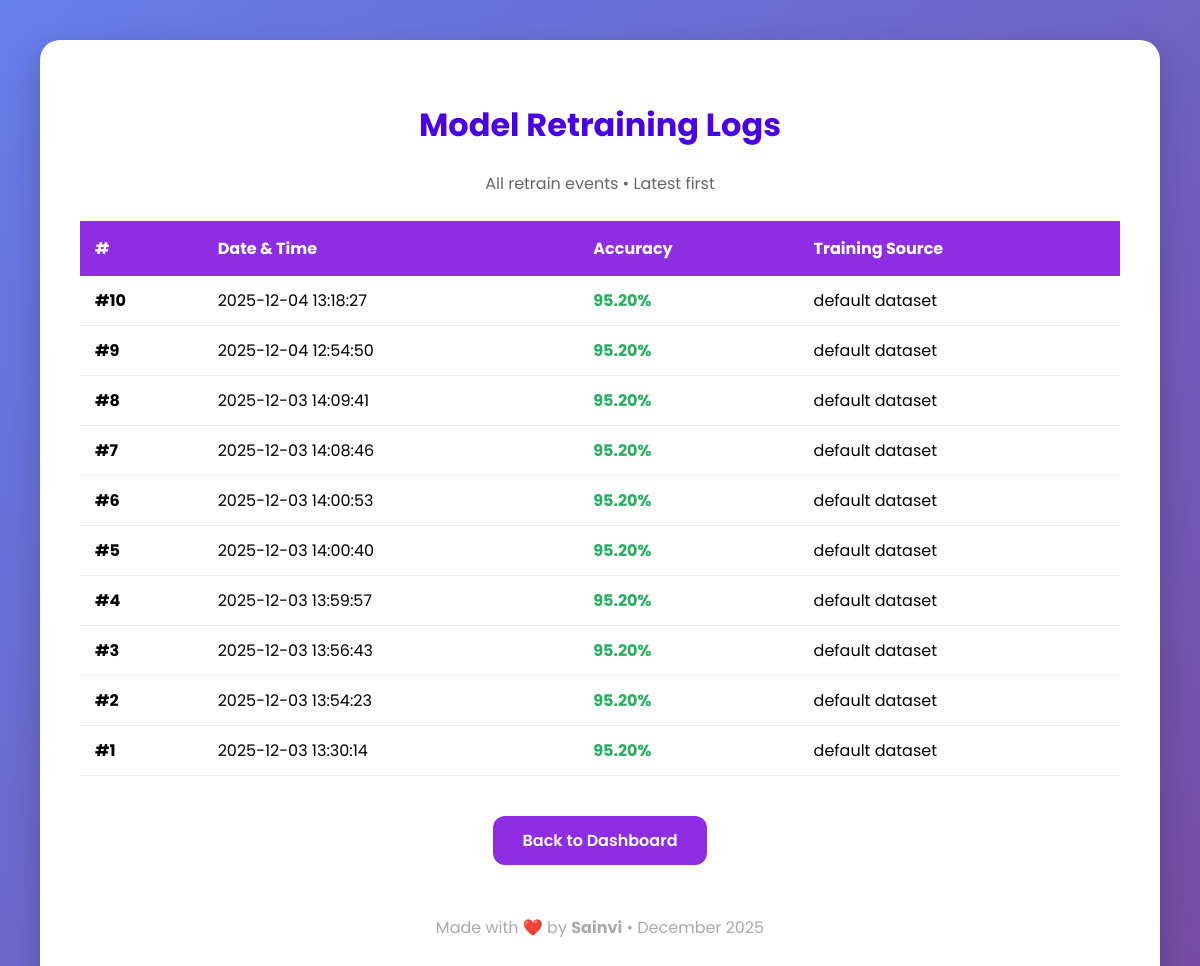
/retrain_logs (signed in), run on the app's committed database.
### tables this page shows
CREATE TABLE retrain_logs (
                id INTEGER PRIMARY KEY AUTOINCREMENT,
                accuracy REAL,
                training_source TEXT,
                timestamp DATETIME DEFAULT CURRENT_TIMESTAMP
            );

### app.py (the view)
@app.route('/retrain_logs')
def retrain_logs():
    if not session.get('admin'):
        return redirect('/admin_login')
    with sqlite3.connect(DB_NAME) as conn:
        conn.row_factory = sqlite3.Row
        cur = conn.cursor()
        cur.execute("SELECT id, timestamp, accuracy, training_source FROM retrain_logs ORDER BY id DESC")
        rows = cur.fetchall()
    return render_template('retrain_logs.html', rows=rows)

### templates/retrain_logs.html (shortened to what this page needs)
<!DOCTYPE html>
<html lang="en">
  <head>
  </head>
  <body>
    <div class="container">
      <h1>Model Retraining Logs</h1>
      <p style="text-align: center; color: #666">
        All retrain events • Latest first
      </p>
      {% if rows|length > 0 %}
      <table>
        <tr>
          <th>#</th>
          <th>Date & Time</th>
          <th>Accuracy</th>
          <th>Training Source</th>
        </tr>
        {% for row in rows %}
        <tr>
          <td><strong>#{{ loop.revindex }}</strong></td>
          <td>{{ row.timestamp }}</td>
          <td>
            <span
              class="{% if row.accuracy >= 95 %}accuracy-high{% elif row.accuracy >= 90 %}accuracy-med{% else %}accuracy-low{% endif %}"
            >
              {{ "%.2f" % row.accuracy }}%
            </span>
          </td>
          <td>{{ row.training_source }}</td>
        </tr>
        {% endfor %}
      </table>
      {% else %}
      <p class="no-logs">
        No retraining events yet.<br />Click "Retrain Model" on the dashboard to
        start!
      </p>
      {% endif %}
      <div style="text-align: center; margin: 40px 0">
        <a href="/admin_dashboard" class="back">Back to Dashboard</a>
      </div>
      <footer>
        <p>Made with ❤️ by <strong>Sainvi</strong> • December 2025</p>
      </footer>
    </div>
  </body>
</html>

### templates/retrain_logs.html (style rules this page uses)
body { font-family: "Poppins", sans-serif; background: linear-gradient(135deg, #667eea 0%, #764ba2 100%); margin: 0; padding: 40px; min-height: 100vh; }
.container { max-width: 1100px; margin: auto; background: white; padding: 40px; border-radius: 20px; box-shadow: 0 15px 35px rgba(0, 0, 0, 0.2); }
h1 { text-align: center; color: #4a00e0; }
table { width: 100%; border-collapse: collapse; margin: 25px 0; background: white; }
th { background: #8e2de2; color: white; padding: 15px; text-align: left; }
td { padding: 12px 15px; border-bottom: 1px solid #eee; }
.accuracy-high { color: #27ae60; font-weight: bold; }
.back { display: inline-block; padding: 12px 30px; background: #8e2de2; color: white; text-decoration: none; border-radius: 12px; font-weight: 600; transition: 0.3s; }
footer { text-align: center; margin-top: 50px; color: #aaa; }

### data on the page
retrain_logs: timestamp "2025-12-04 13:18:27", accuracy "95.20", training_source "default dataset"
retrain_logs: timestamp "2025-12-04 12:54:50", accuracy "95.20", training_source "default dataset"
retrain_logs: timestamp "2025-12-03 14:09:41", accuracy "95.20", training_source "default dataset"
retrain_logs: timestamp "2025-12-03 14:08:46", accuracy "95.20", training_source "default dataset"
retrain_logs: timestamp "2025-12-03 14:00:53", accuracy "95.20", training_source "default dataset"
retrain_logs: timestamp "2025-12-03 14:00:40", accuracy "95.20", training_source "default dataset"
retrain_logs: timestamp "2025-12-03 13:59:57", accuracy "95.20", training_source "default dataset"
retrain_logs: timestamp "2025-12-03 13:56:43", accuracy "95.20", training_source "default dataset"
retrain_logs: timestamp "2025-12-03 13:54:23", accuracy "95.20", training_source "default dataset"
retrain_logs: timestamp "2025-12-03 13:30:14", accuracy "95.20", training_source "default dataset"
